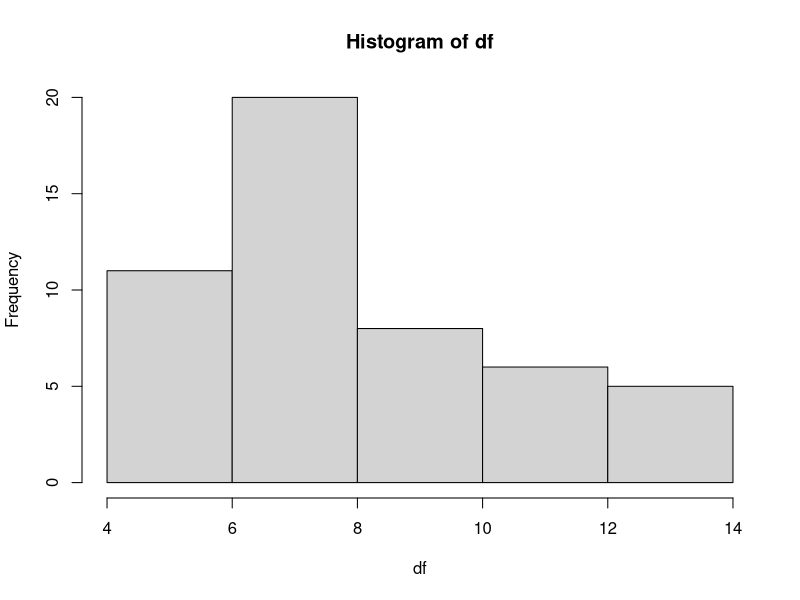
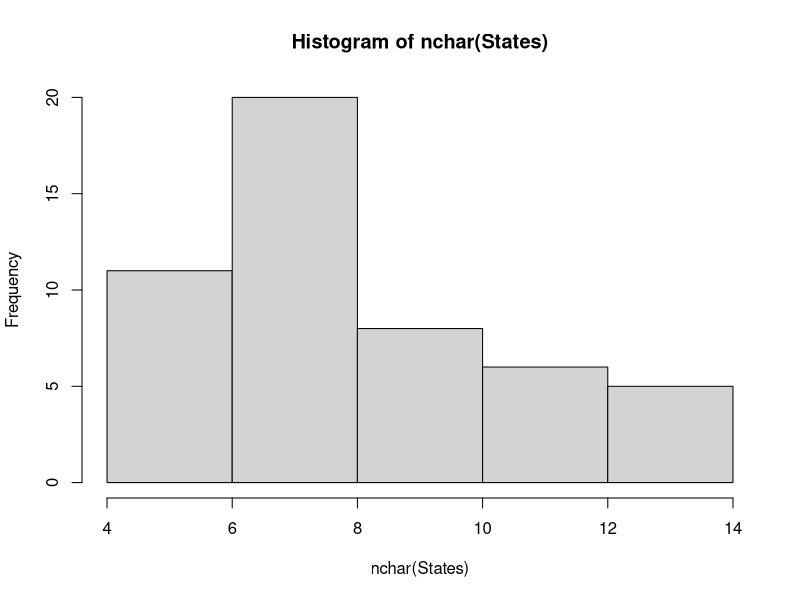

Generate these figures, in order, with R:
# Assignment 4.3

USArrests
States = rownames(USArrests)
States

# Get states names with 'w'.

States[grep("w", States)]

#Get states names with 'W'.

States[grep("W", States)]

# 2. Prepare a Histogram of the number of characters in each US state.

df <- nchar(States)
df
hist(df)

#OR

hist(nchar(States))

